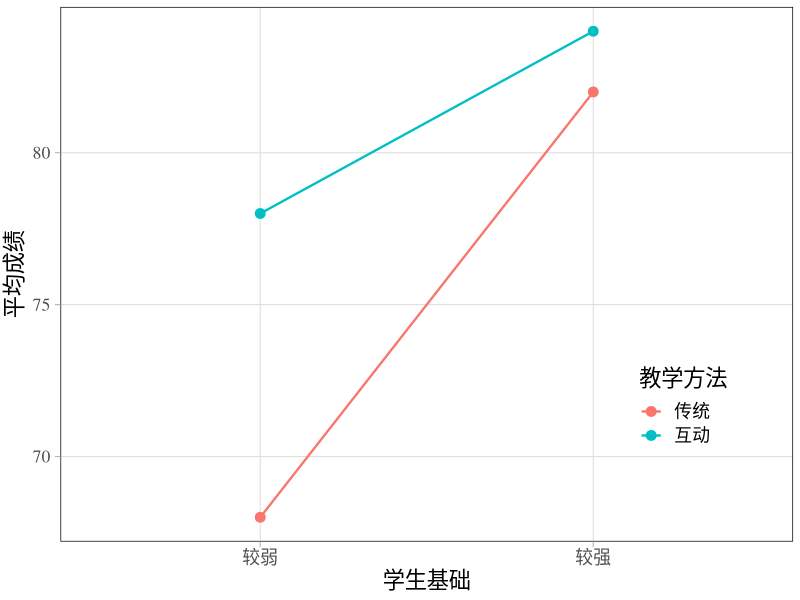
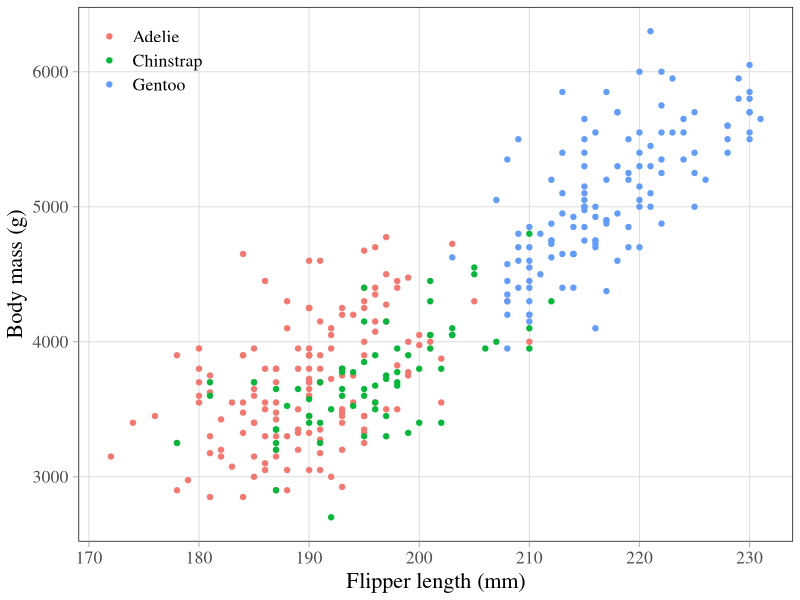
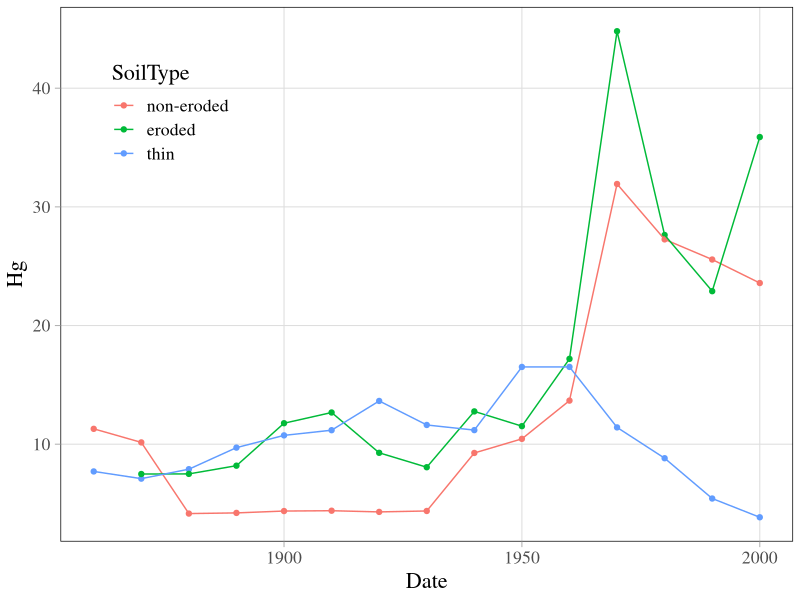
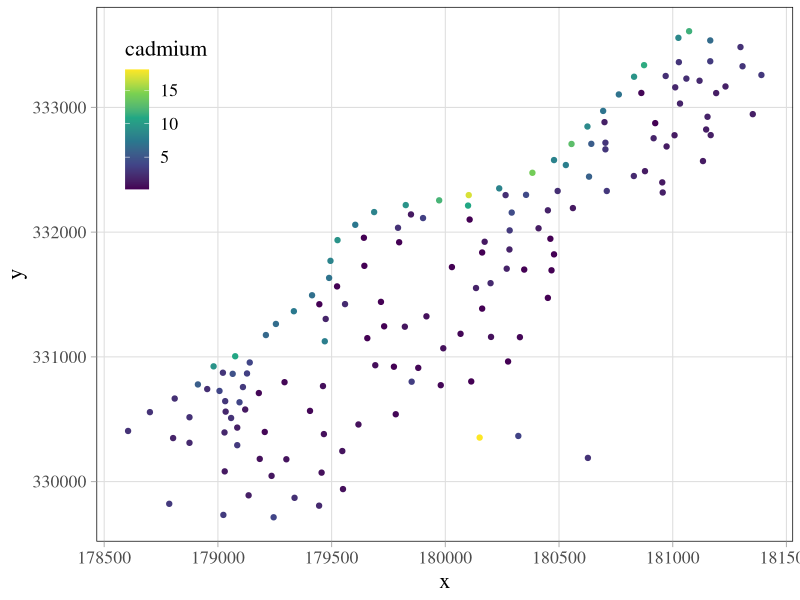
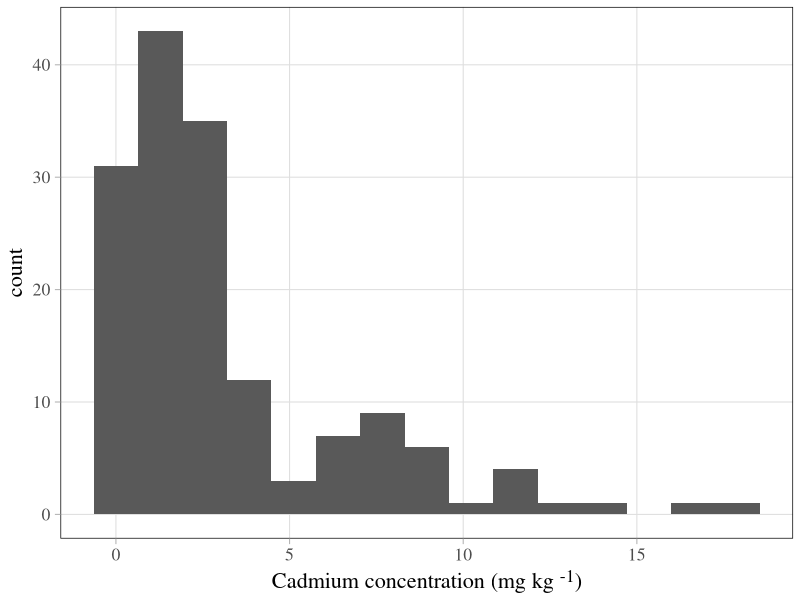
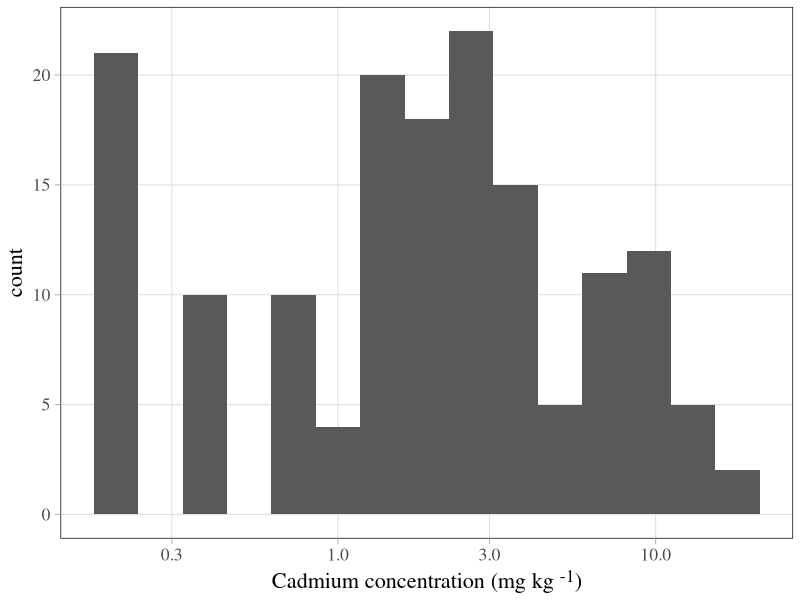
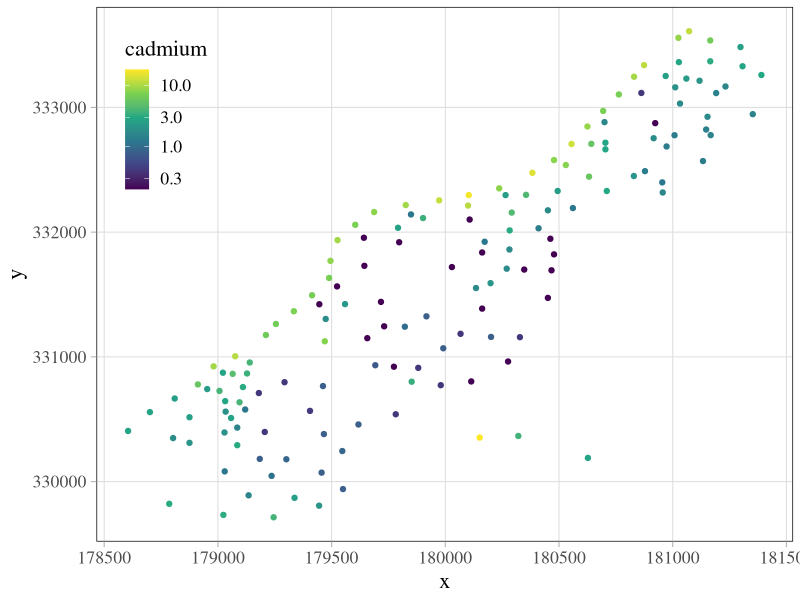
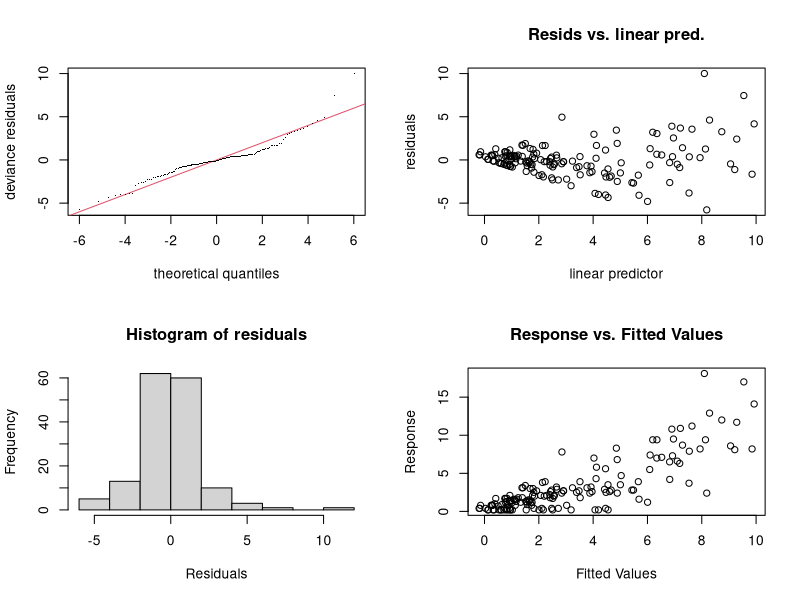

These charts were generated, in order, by the following R code:
## ---- chunk 1
#| echo: false
library(tidyverse)
library(mgcv)
library(ggtext)
library(palmerpenguins)
library(sp)
## ---- chunk 2
#| echo: false
theme_set(
  theme_light(base_size = 16, base_family="serif") +
    theme(legend.background = element_rect(fill = "transparent"),
          legend.key = element_rect(fill = "transparent", color = NA),
          panel.grid.minor = element_blank(),
          panel.border = element_rect(color = "black",
                                      linewidth = 0.5,
                                      fill = NA),
          plot.margin = margin(5, 5, 5, 5, unit = "pt"),
          legend.position = "inside",
          legend.position.inside = c(0.95, 0.05)
          )
  )
## ---- chunk 3
#| echo: false
teaching_demo <- tibble(
  method = factor(c("传统", "传统", "互动", "互动"), levels = c("传统", "互动")),
  background = factor(c("较弱", "较强", "较弱", "较强"), levels = c("较弱", "较强")),
  score = c(68, 82, 78, 84)
)
## ---- chunk 4
#| echo: false
teaching_demo |>
  group_by(method, background) |>
  summarise(平均成绩 = mean(score), .groups = "drop") |>
  rename(教学方法 = method, 学生基础 = background) |>
  knitr::kable()
## ---- chunk 5
#| echo: false
teaching_demo |>
  ggplot(aes(x = background, y = score, group = method, color = method)) +
  geom_line(linewidth = 0.8) +
  geom_point(size = 3) +
  labs(x = "学生基础", y = "平均成绩", color = "教学方法") +
  theme(legend.position.inside = c(0.85, 0.25))
## ---- chunk 6
interaction_lm <- lm(score ~ method * background, data = teaching_demo)
interaction_lm
## ---- chunk 7
#| echo: false
penguins |>
  ggplot() +
  geom_point(aes(x = flipper_length_mm, y = body_mass_g, color =species)) +
  labs(x = "Flipper length (mm)",
       y = "Body mass (g)") +
  theme(legend.position.inside = c(0.1, 0.9),
        legend.title = element_blank())
## ---- chunk 8
penguins_lm_m0 <- lm(body_mass_g ~ flipper_length_mm, 
                     data = penguins)
## ---- chunk 9
#| code-fold: true
penguins_lm_m1 <- lm(body_mass_g ~ flipper_length_mm + species, 
                     data = penguins)
## ---- chunk 10
#| code-fold: true
penguins_lm_m2 <- lm(body_mass_g ~ flipper_length_mm:species, 
                     data = penguins)

penguins_lm_m3 <- lm(body_mass_g ~ flipper_length_mm + flipper_length_mm:species, 
                     data = penguins)
## ---- chunk 11
#| code-fold: true
penguins_lm_m4 <- lm(body_mass_g ~ flipper_length_mm*species, 
                     data = penguins)
## ---- chunk 12
#| echo: false
metals <- 
  read_csv("data/metals.csv") |>
  mutate(SoilType = factor(SoilType, levels = c("non-eroded", "eroded", "thin")))
## ---- chunk 13
#| echo: false
metals |>
  ggplot() + 
  geom_point(aes(Date, Hg, color = SoilType)) +
  geom_line(aes(Date, Hg, color = SoilType)) +
  theme(legend.position = "inside",
        legend.position.inside = c(0.15, 0.8),
        legend.background = element_rect(fill = "transparent"))
## ---- chunk 14
Hg_gam_m0 <- gam(Hg ~ s(Date), 
               data = metals, method = 'REML')
## ---- chunk 15
#| code-fold: true
Hg_gam_m1 <- gam(Hg ~ s(Date) + SoilType,
               data = metals, method = 'REML')
## ---- chunk 16
#| code-fold: true
Hg_gam_m2 <- gam(Hg ~ s(Date, by = SoilType),
               data = metals, method = 'REML')
## ---- chunk 17
#| code-fold: true
Hg_gam_m3 <- gam(Hg ~ s(Date, by = SoilType) + SoilType,
               data = metals, method = 'REML')
## ---- chunk 18
#| echo: false
data(meuse)
rmarkdown::paged_table(meuse)
## ---- chunk 19
#| code-fold: true
meuse |>
  ggplot() +
  geom_point(aes(x, y, color = cadmium)) +
  scale_color_viridis_c() +
  theme(legend.position = "inside",
        legend.position.inside = c(0.1, 0.8))
## ---- chunk 20
#| echo: false
meuse |>
  ggplot() +
  geom_histogram(aes(cadmium), bins = 15) +
  xlab("Cadmium concentration (mg kg <sup>-1</sup>)") +
  theme(axis.title.x = element_markdown())
## ---- chunk 21
#| code-fold: true
#| code-line-numbers: "|3"
meuse |>
  ggplot() +
  geom_histogram(aes(cadmium), bins = 15) +
  scale_x_log10() +
  xlab("Cadmium concentration (mg kg <sup>-1</sup>)") +
  theme(axis.title.x = element_markdown())
## ---- chunk 22
#| code-fold: true
#| code-line-numbers: "|4"
meuse |>
  ggplot() +
  geom_point(aes(x, y, color = cadmium)) +
  scale_color_viridis_c(trans = "log10") +
  theme(legend.position = "inside",
        legend.position.inside = c(0.1, 0.8))
## ---- chunk 23
cadmium_gam_m0 <- gam(cadmium ~ s(x, y), data = meuse, method = "REML")
summary(cadmium_gam_m0)
## ---- chunk 24
#| echo: false
set.seed(123)
text_output <- capture.output(gam.check(cadmium_gam_m0))
## ---- chunk 25
#| echo: false
cat(text_output, sep = "\n") 
## ---- chunk 26
plot(cadmium_gam_m0)
## ---- chunk 27
plot(cadmium_gam_m0, scheme = 1)
## ---- chunk 28
plot(cadmium_gam_m0, scheme = 2)
## ---- chunk 29
plot(cadmium_gam_m0, scheme = 2, too.far = 0.05)
## ---- chunk 30
vis.gam(x = cadmium_gam_m0, view = c("x", "y"), plot.type = "persp") 
## ---- chunk 31
vis.gam(x = cadmium_gam_m0, view = c("x", "y"), plot.type = "contour")
## ---- chunk 32
vis.gam(x = cadmium_gam_m0, view = c("x", "y"), plot.type = "contour",
        too.far = 0.1)
## ---- chunk 33
vis.gam(x = cadmium_gam_m0, view = c("x", "y"), plot.type = "contour", too.far = 0.05)   
## ---- chunk 34
vis.gam(x = cadmium_gam_m0, view = c("x", "y"), plot.type = "persp", se = 2)    
## ---- chunk 35
#| code-fold: true
par(mfrow = c(1, 3))
vis.gam(cadmium_gam_m0, view = c("x", "y"), plot.type = "persp", theta = 220)
vis.gam(cadmium_gam_m0, view = c("x", "y"), plot.type = "persp", phi = 55)
vis.gam(cadmium_gam_m0, view = c("x", "y"), plot.type = "persp", r = 0.1)
## ---- chunk 36
#| echo: false
par(mfrow = c(1, 1))
## ---- chunk 37
#| code-fold: true
par(mfrow = c(2, 2))
vis.gam(cadmium_gam_m0, view = c("x", "y"), plot.type = "contour", color = "gray")
vis.gam(cadmium_gam_m0, view = c("x", "y"), plot.type = "contour", contour.col = "blue")
vis.gam(cadmium_gam_m0, view = c("x", "y"), plot.type = "contour", nlevels = 20)
## ---- chunk 38
#| echo: false
par(mfrow = c(1, 1))
## ---- chunk 39
airquality
## ---- chunk 40
#| echo: false
airquality |>
  ggplot() +
  geom_point(aes(x = Temp, y = Ozone)) +
  labs(y = "Ozone (ppb)",
       x = "Temperature (F)")
## ---- chunk 41
#| echo: false
airquality |>
  ggplot() +
  geom_point(aes(x = Wind, y = Ozone)) +
  labs(x = "Wind speed (mph)",
       y = "Ozone (ppb)")
## ---- chunk 42
Ozone_gam_m0 <- gam(Ozone ~ s(Temp) + s(Wind), 
                    data = airquality, 
                    method = "REML")

## ---- chunk 43
summary(Ozone_gam_m0)
## ---- chunk 44
set.seed(123)
gam.check(Ozone_gam_m0)
## ---- chunk 45
Ozone_gam_m1 <- gam(Ozone ~ te(Temp, Wind), 
                    data = airquality, 
                    method = "REML")
## ---- chunk 46
summary(Ozone_gam_m1)
## ---- chunk 47
set.seed(123)
gam.check(Ozone_gam_m1)
## ---- chunk 48
AIC(Ozone_gam_m0, Ozone_gam_m1)
## ---- chunk 49
Ozone_gam_m2 <- gam(Ozone ~ s(Temp) + s(Wind ) + ti(Temp, Wind), 
                    data = airquality, 
                    method = "REML")
## ---- chunk 50
summary(Ozone_gam_m2)
## ---- chunk 51
set.seed(123)
gam.check(Ozone_gam_m2)
## ---- chunk 52
AIC(Ozone_gam_m0, Ozone_gam_m1, Ozone_gam_m2)
